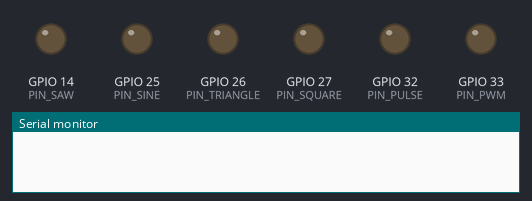
A sketch run on a simulated ESP32. On the bench: output pins drawn as LEDs (lit = HIGH), the last lines printed to the serial monitor.

Above: at 0.0 s.
At 0.68 s:
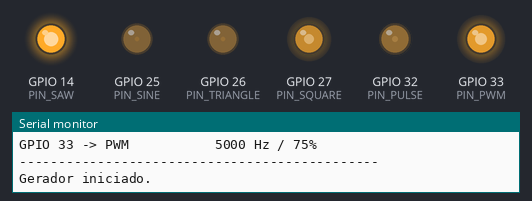
Timing chart, 0 to 0.8 s (numbered marks = the images above):
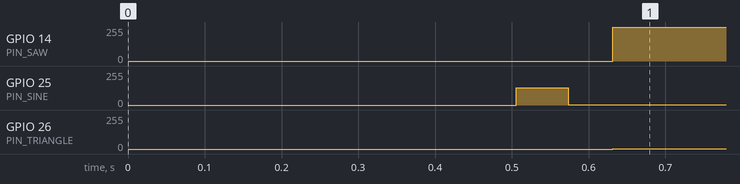

Measured:
- by itself, GPIO 14 (PIN_SAW): 0/255 → 255/255 at 0.63 s
- by itself, GPIO 25 (PIN_SINE): 128/255 → 1/255 at 0.57 s
- by itself, GPIO 26 (PIN_TRIANGLE): 0/255 → 3/255 at 0.63 s

The sketch:

Signal_generator.ino
```cpp
// ============================================================
// ESP32 CLÁSSICO - SIGNAL GENERATOR
// ============================================================
//
// 6 saídas independentes:
//
// GPIO 25 -> SENOIDE       -> DAC
// GPIO 26 -> TRIANGULAR    -> DAC
// GPIO 27 -> QUADRADA      -> PWM
// GPIO 14 -> DENTE DE SERRA -> PWM + variação de duty
// GPIO 32 -> PULSO         -> PWM
// GPIO 33 -> PWM           -> PWM
//
// Compatível com ESP32 clássico / ESP32-WROOM-32
// Arduino IDE + ESP32 Arduino Core
//
// ============================================================


// ============================================================
// CONFIGURAÇÃO DOS PINOS
// ============================================================

const int PIN_SINE     = 25;
const int PIN_TRIANGLE = 26;
const int PIN_SQUARE   = 27;
const int PIN_SAW      = 14;
const int PIN_PULSE    = 32;
const int PIN_PWM      = 33;


// ============================================================
// CONFIGURAÇÃO DOS SINAIS
// ============================================================

// -------------------------
// SENOIDE
// GPIO 25 - DAC
// -------------------------

const float SINE_FREQUENCY = 1000.0;


// -------------------------
// TRIANGULAR
// GPIO 26 - DAC
// -------------------------

const float TRIANGLE_FREQUENCY = 500.0;


// -------------------------
// QUADRADA
// GPIO 27 - PWM
// -------------------------

const int SQUARE_FREQUENCY = 2000;
const int SQUARE_DUTY = 50;


// -------------------------
// DENTE DE SERRA
// GPIO 14
//
// A frequência da portadora PWM precisa ser
// muito maior que a frequência da serra.
//
// O filtro RC transforma a variação do duty
// em uma tensão aproximadamente analógica.
// -------------------------

const int SAW_FREQUENCY = 100;
const int SAW_PWM_FREQUENCY = 20000;


// -------------------------
// PULSO
// GPIO 32
// -------------------------

const int PULSE_FREQUENCY = 10000;
const int PULSE_DUTY = 10;


// -------------------------
// PWM
// GPIO 33
// -------------------------

const int PWM_FREQUENCY = 5000;
const int PWM_DUTY = 75;


// ============================================================
// CONFIGURAÇÃO DA TABELA DA SENOIDE
// ============================================================

#define WAVE_TABLE_SIZE 256

uint8_t sineTable[WAVE_TABLE_SIZE];


// ============================================================
// CONTROLE DA SENOIDE
// ============================================================

volatile uint32_t sineIndex = 0;

uint32_t sineSampleInterval;


// ============================================================
// CONTROLE DO TRIÂNGULO
// ============================================================

volatile uint32_t triangleIndex = 0;

uint32_t triangleSampleInterval;


// ============================================================
// CONTROLE DO DENTE DE SERRA
// ============================================================

uint32_t sawLastUpdate = 0;

const int SAW_STEPS = 256;

int sawStep = 0;

uint32_t sawStepInterval;


// ============================================================
// TIMER DE CONTROLE
// ============================================================

unsigned long lastSineUpdate = 0;
unsigned long lastTriangleUpdate = 0;


// ============================================================
// CRIA TABELA DE SENOIDE
// ============================================================

void createSineTable()
{
    for (int i = 0; i < WAVE_TABLE_SIZE; i++)
    {
        float angle = (2.0 * PI * i) / WAVE_TABLE_SIZE;

        float value = sin(angle);

        // Converte de -1..+1 para 0..255
        int dacValue = (int)((value + 1.0) * 127.5);

        if (dacValue < 0)
            dacValue = 0;

        if (dacValue > 255)
            dacValue = 255;

        sineTable[i] = dacValue;
    }
}


// ============================================================
// ATUALIZA SENOIDE
// ============================================================

void updateSine()
{
    unsigned long now = micros();

    if ((now - lastSineUpdate) >= sineSampleInterval)
    {
        lastSineUpdate = now;

        dacWrite(PIN_SINE, sineTable[sineIndex]);

        sineIndex++;

        if (sineIndex >= WAVE_TABLE_SIZE)
        {
            sineIndex = 0;
        }
    }
}


// ============================================================
// ATUALIZA TRIÂNGULO
// ============================================================

void updateTriangle()
{
    unsigned long now = micros();

    if ((now - lastTriangleUpdate) >= triangleSampleInterval)
    {
        lastTriangleUpdate = now;

        uint32_t index = triangleIndex;

        uint8_t value;

        // Primeira metade:
        // 0 -> 255
        if (index < (WAVE_TABLE_SIZE / 2))
        {
            value = map(
                index,
                0,
                (WAVE_TABLE_SIZE / 2) - 1,
                0,
                255
            );
        }

        // Segunda metade:
        // 255 -> 0
        else
        {
            value = map(
                index,
                WAVE_TABLE_SIZE / 2,
                WAVE_TABLE_SIZE - 1,
                255,
                0
            );
        }

        dacWrite(PIN_TRIANGLE, value);

        triangleIndex++;

        if (triangleIndex >= WAVE_TABLE_SIZE)
        {
            triangleIndex = 0;
        }
    }
}


// ============================================================
// ATUALIZA DENTE DE SERRA
// ============================================================
//
// O GPIO 14 gera PWM de alta frequência.
// O duty cycle é alterado progressivamente:
//
// 0% -> 100%
//
// Com um filtro RC:
//
// PWM -> R -> saída
//            |
//            C
//            |
//           GND
//
// a saída se aproxima de uma rampa.
// ============================================================

void updateSaw()
{
    unsigned long now = micros();

    if ((now - sawLastUpdate) >= sawStepInterval)
    {
        sawLastUpdate = now;

        int duty = map(
            sawStep,
            0,
            SAW_STEPS - 1,
            0,
            255
        );

        analogWrite(PIN_SAW, duty);

        sawStep++;

        if (sawStep >= SAW_STEPS)
        {
            sawStep = 0;
        }
    }
}


// ============================================================
// SETUP
// ============================================================

void setup()
{
    Serial.begin(115200);

    delay(500);

    Serial.println();
    Serial.println("==============================================");
    Serial.println("       ESP32 SIGNAL GENERATOR");
    Serial.println("==============================================");
    Serial.println();


    // ========================================================
    // CRIA TABELA DA SENOIDE
    // ========================================================

    createSineTable();


    // ========================================================
    // CALCULA INTERVALO DA SENOIDE
    // ========================================================
    //
    // Exemplo:
    //
    // 1000 Hz / 256 amostras
    //
    // = 256000 amostras/s
    //
    // intervalo = 3,906 us
    //
    // ========================================================

    sineSampleInterval =
        (uint32_t)(1000000.0 /
                   (SINE_FREQUENCY * WAVE_TABLE_SIZE));


    // ========================================================
    // CALCULA INTERVALO DO TRIÂNGULO
    // ========================================================

    triangleSampleInterval =
        (uint32_t)(1000000.0 /
                   (TRIANGLE_FREQUENCY * WAVE_TABLE_SIZE));


    // ========================================================
    // CALCULA INTERVALO DO DENTE DE SERRA
    // ========================================================

    sawStepInterval =
        (uint32_t)(1000000.0 /
                   (SAW_FREQUENCY * SAW_STEPS));


    // ========================================================
    // CONFIGURA GPIO 25 - SENOIDE
    // ========================================================

    pinMode(PIN_SINE, OUTPUT);

    dacWrite(PIN_SINE, 128);


    // ========================================================
    // CONFIGURA GPIO 26 - TRIÂNGULO
    // ========================================================

    pinMode(PIN_TRIANGLE, OUTPUT);

    dacWrite(PIN_TRIANGLE, 0);


    // ========================================================
    // CONFIGURA GPIO 27 - QUADRADA
    // ========================================================

    pinMode(PIN_SQUARE, OUTPUT);

    analogWriteFrequency(
        PIN_SQUARE,
        SQUARE_FREQUENCY
    );

    analogWriteResolution(
        PIN_SQUARE,
        8
    );

    analogWrite(
        PIN_SQUARE,
        (SQUARE_DUTY * 255) / 100
    );


    // ========================================================
    // CONFIGURA GPIO 14 - DENTE DE SERRA
    // ========================================================

    pinMode(PIN_SAW, OUTPUT);

    analogWriteFrequency(
        PIN_SAW,
        SAW_PWM_FREQUENCY
    );

    analogWriteResolution(
        PIN_SAW,
        8
    );

    analogWrite(
        PIN_SAW,
        0
    );


    // ========================================================
    // CONFIGURA GPIO 32 - PULSO
    // ========================================================

    pinMode(PIN_PULSE, OUTPUT);

    analogWriteFrequency(
        PIN_PULSE,
        PULSE_FREQUENCY
    );

    analogWriteResolution(
        PIN_PULSE,
        8
    );

    analogWrite(
        PIN_PULSE,
        (PULSE_DUTY * 255) / 100
    );


    // ========================================================
    // CONFIGURA GPIO 33 - PWM
    // ========================================================

    pinMode(PIN_PWM, OUTPUT);

    analogWriteFrequency(
        PIN_PWM,
        PWM_FREQUENCY
    );

    analogWriteResolution(
        PIN_PWM,
        8
    );

    analogWrite(
        PIN_PWM,
        (PWM_DUTY * 255) / 100
    );


    // ========================================================
    // INFORMAÇÕES
    // ========================================================

    Serial.println("Canais configurados:");
    Serial.println();

    Serial.println("----------------------------------------------");

    Serial.print("GPIO ");
    Serial.print(PIN_SINE);
    Serial.print(" -> SENOIDE       ");
    Serial.print(SINE_FREQUENCY);
    Serial.println(" Hz");

    Serial.print("GPIO ");
    Serial.print(PIN_TRIANGLE);
    Serial.print(" -> TRIANGULAR    ");
    Serial.print(TRIANGLE_FREQUENCY);
    Serial.println(" Hz");

    Serial.print("GPIO ");
    Serial.print(PIN_SQUARE);
    Serial.print(" -> QUADRADA      ");
    Serial.print(SQUARE_FREQUENCY);
    Serial.print(" Hz / ");
    Serial.print(SQUARE_DUTY);
    Serial.println("%");

    Serial.print("GPIO ");
    Serial.print(PIN_SAW);
    Serial.print(" -> DENTE SERRA   ");
    Serial.print(SAW_FREQUENCY);
    Serial.println(" Hz");

    Serial.print("GPIO ");
    Serial.print(PIN_PULSE);
    Serial.print(" -> PULSO         ");
    Serial.print(PULSE_FREQUENCY);
    Serial.print(" Hz / ");
    Serial.print(PULSE_DUTY);
    Serial.println("%");

    Serial.print("GPIO ");
    Serial.print(PIN_PWM);
    Serial.print(" -> PWM           ");
    Serial.print(PWM_FREQUENCY);
    Serial.print(" Hz / ");
    Serial.print(PWM_DUTY);
    Serial.println("%");

    Serial.println("----------------------------------------------");

    Serial.println();
    Serial.println("Gerador iniciado.");
    Serial.println();
}


// ============================================================
// LOOP
// ============================================================

void loop()
{
    // Atualiza os sinais analógicos
    updateSine();
    updateTriangle();

    // Atualiza o dente de serra
    updateSaw();

    // Os sinais PWM dos GPIOs 27, 32 e 33
    // continuam sendo gerados pelo hardware.
}
```
